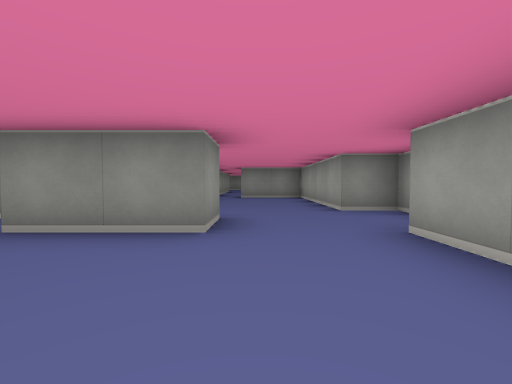
[1] (above)

17 first-person views from a walk through a cub3D maze. The camera is about half as high as the walls, tilts 2° down and sees 90° across. The floor is counted in squares. Each view is taken from the middle of a square. On the plan, view 1 faces up. The plan holds only what a view shows up to about 9 squares ahead; the rest is blank. The place goes on beyond the plan.

[2]
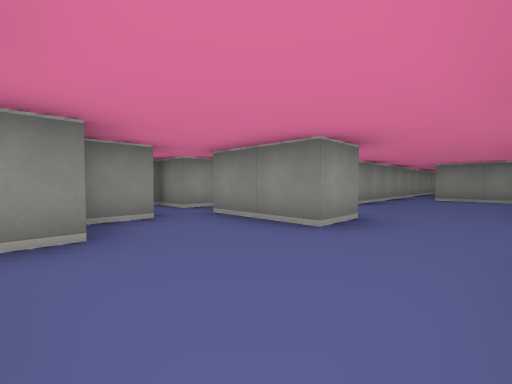

[3]
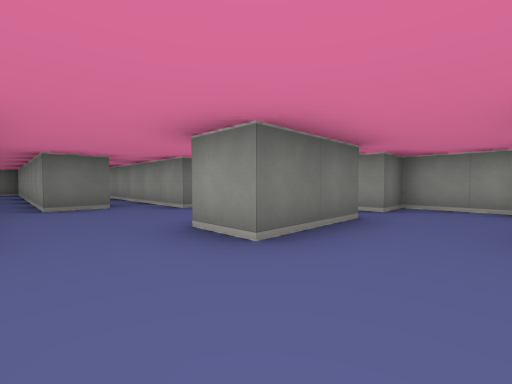

[4]
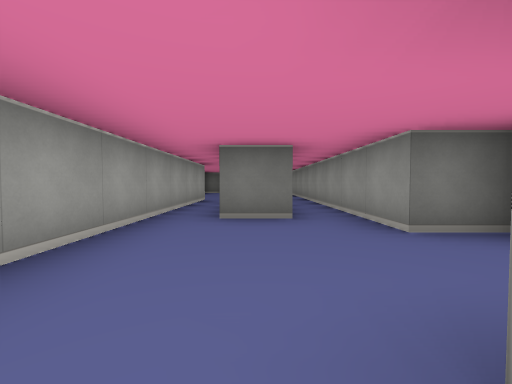

[5]
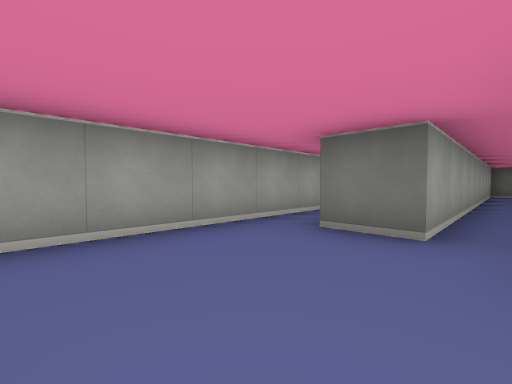

[6]
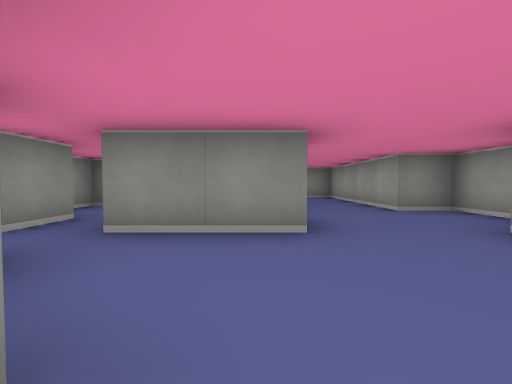

[7]
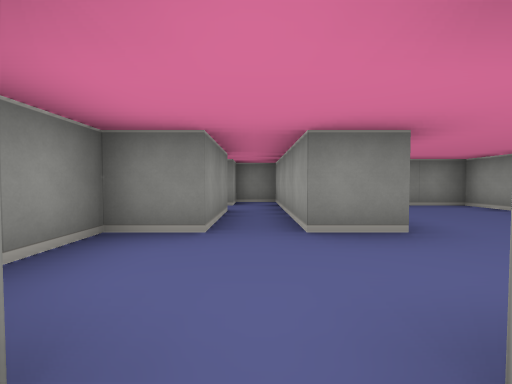

[8]
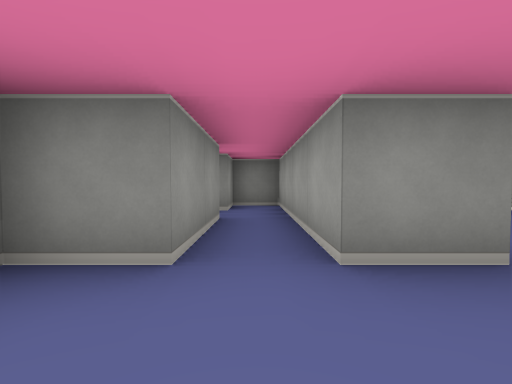

[9]
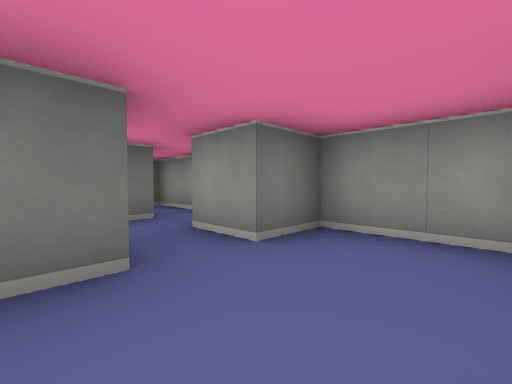

[10]
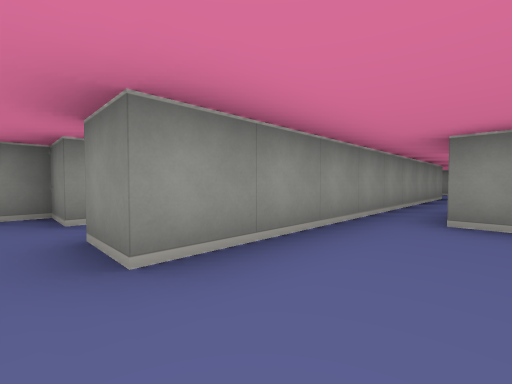

[11]
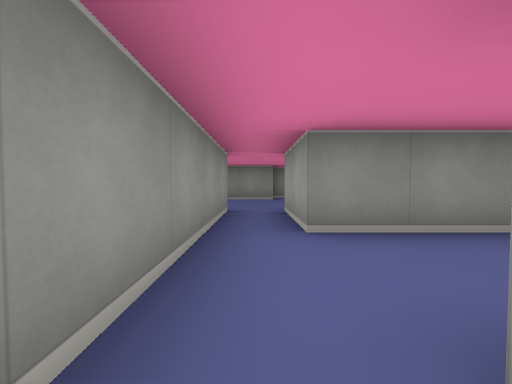

[12]
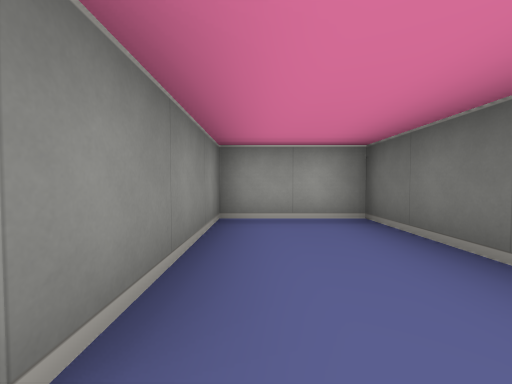

[13]
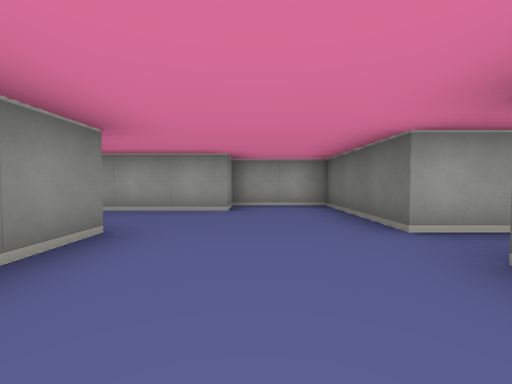

[14]
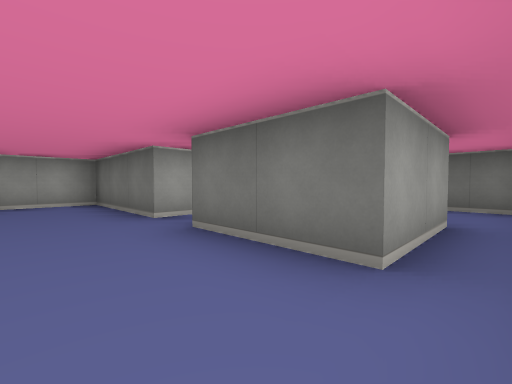

[15]
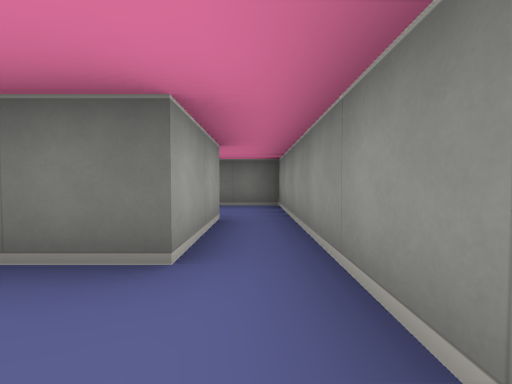

[16]
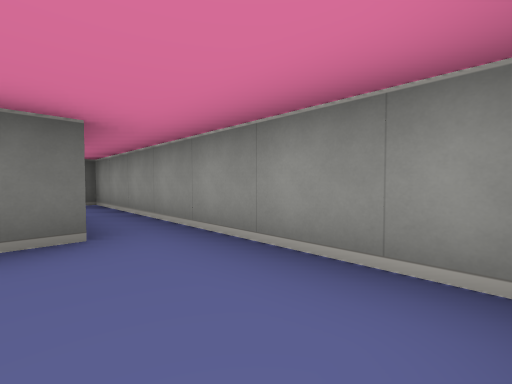

[17]
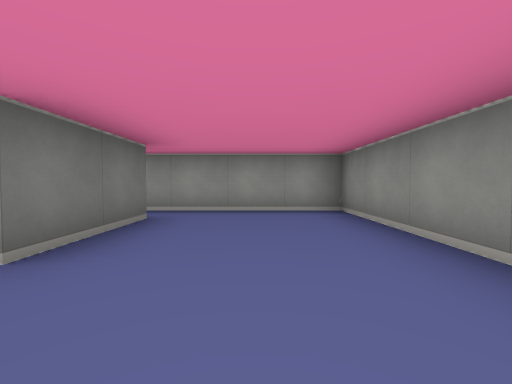

### Floor plan
Points are (right, up) in squares from view 1. A wall is a line through its corners. A room is listed if a view was taken in it or the views show most of it. See-through windows are left out.
Room 1 (views 1, 2, 3, 4, 5, 6, 9, 10)
walls: (-2.5, 1.6) (-2.5, 0.5) (-1.5, 0.5) (-1.5, -6); (2.5, 3.5) (2.5, 4.5) (1.5, 4.5) (1.5, 8.5) (-0.5, 8.5); (-2.6, 3.5) (-0.5, 3.5) (-0.5, 2.5) (-2.5, 2.5); (-1.5, 8.5) (-1.5, 5.5) (-2.5, 5.5); (1.5, -4.5) (1.5, 2.5); (-1, -9.5) (-0.5, -9.5) (-0.5, -0.5) (0.5, -0.5) (0.5, -4.5)
ways out: opening at (-2, 4.5) to room 2; opening at (-1, 9.5) to room 3; opening at (-2, 2) to room 6; opening at (1, -5)
Room 2 (views 7, 8)
walls: (-3.5, 5.5) (-4.5, 5.5) (-4.5, 3.5) (-3.5, 3.5) (-3.5, 2.5)
ways out: opening at (-2, 4.5) to room 1; opening at (-3, 3) to room 6; opening at (-3, 6)
Room 3 (views 11, 12)
walls: (0.4, 10.5) (2.5, 10.5) (2.5, 12.5) (-0.5, 12.5) (-0.5, 14.5); (-1.5, 14.5) (-1.5, 8.5)
ways out: opening at (-1, 9.5) to room 1; opening at (-1, 13.5) to room 4
Room 4 (views 13, 14, 15, 16, 17)
walls: (-0.5, 14.5) (2.5, 14.5) (2.5, 16.5) (1.5, 16.5) (1.5, 18.8); (-0.5, 17.5) (-4.5, 17.5) (-4.5, 12.5); (0, 18.5) (-0.5, 18.5); (-3.5, 12.5) (-3.5, 14.5) (-1.5, 14.5)
ways out: opening at (-1, 13.5) to room 3; opening at (-4, 13) to room 5
Room 5 (no view inside)
walls: (-4.5, 12.5) (-4.5, 10.5) (-3.1, 10.5)
ways out: opening at (-4, 13) to room 4
Room 6 (no view inside)
walls: (-3.6, 1.5) (-3.1, 1.5); (-3.5, 2.5) (-4.5, 2.5) (-4.5, -0.5)
ways out: opening at (-2, 2) to room 1; opening at (-3, 3) to room 2

Positions as (right, up) in squares from view 1, and headings:
1: (0, 0), facing up
2: (1, 0), facing up-left
3: (1, 5), facing down-left
4: (0, 3), facing down
5: (-1, 2), facing down-right
6: (-1, 0), facing up
7: (-3, 3), facing up
8: (-3, 4), facing up
9: (-2, 5), facing down-left
10: (0, 5), facing up-left
11: (-1, 10), facing up
12: (-1, 12), facing right
13: (-3, 16), facing right
14: (-4, 16), facing down-right
15: (-4, 16), facing down
16: (-3, 17), facing down-left
17: (0, 16), facing left
